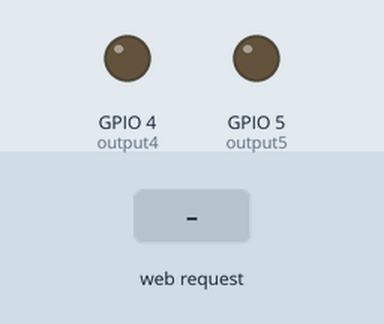
Recording of a sketch running on a simulated ESP8266 (NodeMCU). Shown: output pins drawn as LEDs (lit = HIGH). Inputs (shaded band) come from the test bench. WiFi joins after 1.5 s; servers stay silent unless stated; what the sketch prints to the serial monitor is not drawn.

Above: at 2.7 s.
2.8 s: HTTP request GET /5/on received
At 4.0 s:
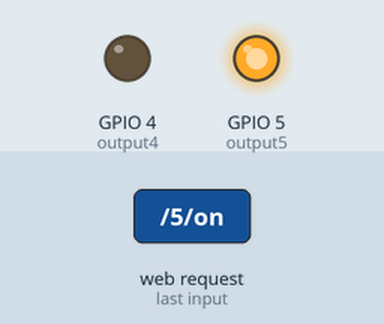
4.3 s: HTTP request GET /4/on received
At 5.2 s:
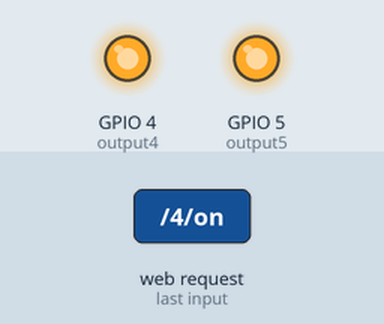
5.8 s: HTTP request GET /5/off received
At 6.3 s:
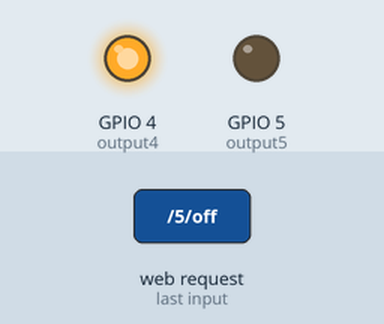
7.3 s: HTTP request GET /4/off received
At 8.7 s:
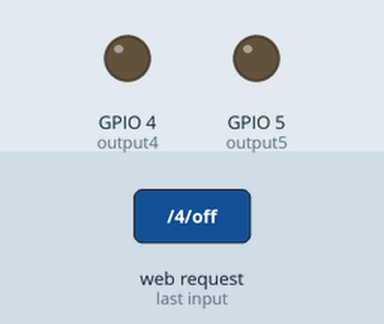
Timing chart, 0 to 9.8 s (numbered marks = the images above; inputs shaded):
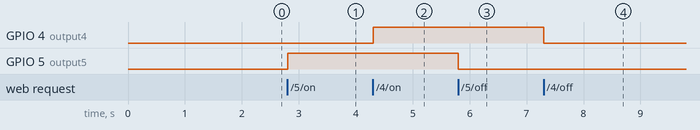

Measured:
- after the input at 2.8 s, GPIO 5 (output5): LOW → HIGH at once
- after the input at 4.3 s, GPIO 4 (output4): LOW → HIGH at once
- after the input at 5.8 s, GPIO 5 (output5): HIGH → LOW at once
- after the input at 7.3 s, GPIO 4 (output4): HIGH → LOW at once

The sketch:

led.ino
```cpp
// Load Wi-Fi library
#include <ESP8266WiFi.h>

// Replace with your network credentials
const char* ssid     = "IIVA";
const char* password = "30092015";

IPAddress local_ip(10,1,1,2);
IPAddress gateway(10,1,1,1);
IPAddress subnet(255,255,255,0);

// Set web server port number to 80
WiFiServer server(80);

// Variable to store the HTTP request
String header;

// Auxiliar variables to store the current output state
String output5State = "off";
String output4State = "off";

// Assign output variables to GPIO pins
const int output5 = 5;
const int output4 = 4;

void setup() {
  Serial.begin(115200);
  // Initialize the output variables as outputs
  pinMode(output5, OUTPUT);
  pinMode(output4, OUTPUT);
  // Set outputs to LOW
  digitalWrite(output5, LOW);
  digitalWrite(output4, LOW);

  // Connect to Wi-Fi network with SSID and password
  Serial.print("Connecting to ");
  Serial.println(ssid);
  WiFi.begin(ssid, password);
  while (WiFi.status() != WL_CONNECTED) {
    delay(500);
    Serial.print(".");
  }
  // Print local IP address and start web server
  Serial.println("");
  Serial.println("WiFi connected.");
  Serial.println("IP address: ");
  Serial.println(WiFi.localIP());
  server.begin();
}

void loop(){
  WiFiClient client = server.available();   // Listen for incoming clients

  if (client) {                             // If a new client connects,
    Serial.println("New Client.");          // print a message out in the serial port
    String currentLine = "";                // make a String to hold incoming data from the client
    while (client.connected()) {            // loop while the client's connected
      if (client.available()) {             // if there's bytes to read from the client,
        char c = client.read();             // read a byte, then
        Serial.write(c);                    // print it out the serial monitor
        header += c;
        if (c == '\n') {                    // if the byte is a newline character
          // if the current line is blank, you got two newline characters in a row.
          // that's the end of the client HTTP request, so send a response:
          if (currentLine.length() == 0) {
            // HTTP headers always start with a response code (e.g. HTTP/1.1 200 OK)
            // and a content-type so the client knows what's coming, then a blank line:
            client.println("HTTP/1.1 200 OK");
            client.println("Content-type:text/html");
            client.println("Connection: close");
            client.println();

            // turns the GPIOs on and off
            if (header.indexOf("GET /5/on") >= 0) {
              Serial.println("GPIO 5 on");
              output5State = "on";
              digitalWrite(output5, HIGH);
            } else if (header.indexOf("GET /5/off") >= 0) {
              Serial.println("GPIO 5 off");
              output5State = "off";
              digitalWrite(output5, LOW);
            } else if (header.indexOf("GET /4/on") >= 0) {
              Serial.println("GPIO 4 on");
              output4State = "on";
              digitalWrite(output4, HIGH);
            } else if (header.indexOf("GET /4/off") >= 0) {
              Serial.println("GPIO 4 off");
              output4State = "off";
              digitalWrite(output4, LOW);
            }

            // Display the HTML web page
            client.println("<!DOCTYPE html><html>");
            client.println("<head><meta name=\"viewport\" content=\"width=device-width, initial-scale=1\">");
            client.println("<link rel=\"icon\" href=\"data:,\">");
            // CSS to style the on/off buttons
            // Feel free to change the background-color and font-size attributes to fit your preferences
            client.println("<style>html { font-family: Helvetica; display: inline-block; margin: 0px auto; text-align: center;}");
            client.println(".button { background-color: #195B6A; border: none; color: white; padding: 16px 40px;");
            client.println("text-decoration: none; font-size: 30px; margin: 2px; cursor: pointer;}");
            client.println(".button2 {background-color: #77878A;}</style></head>");

            // Web Page Heading
            client.println("<body><h1>ESP8266 Web Server1</h1>");

            // Display current state, and ON/OFF buttons for GPIO 5
            //client.println("<p>GPIO 5 - State " + output5State + "</p>");
            // If the output5State is off, it displays the ON button
            if (output5State=="off") {
              client.println("<p><a href=\"/5/on\"><button class=\"button\">ON</button></a></p>");
            } else {
              client.println("<p><a href=\"/5/off\"><button class=\"button button2\">OFF</button></a></p>");
            }

            // Display current state, and ON/OFF buttons for GPIO 4
            client.println("<p>GPIO 4 - State " + output4State + "</p>");
            // If the output4State is off, it displays the ON button
            if (output4State=="off") {
              client.println("<p><a href=\"/4/on\"><button class=\"button\">ON</button></a></p>");
            } else {
              client.println("<p><a href=\"/4/off\"><button class=\"button button2\">OFF</button></a></p>");
            }
            client.println("</body></html>");

            // The HTTP response ends with another blank line
            client.println();
            // Break out of the while loop
            break;
          } else { // if you got a newline, then clear currentLine
            currentLine = "";
          }
        } else if (c != '\r') {  // if you got anything else but a carriage return character,
          currentLine += c;      // add it to the end of the currentLine
        }
      }
    }
    // Clear the header variable
    header = "";
    // Close the connection
    client.stop();
    Serial.println("Client disconnected.");
    Serial.println("");
  }
}
```
